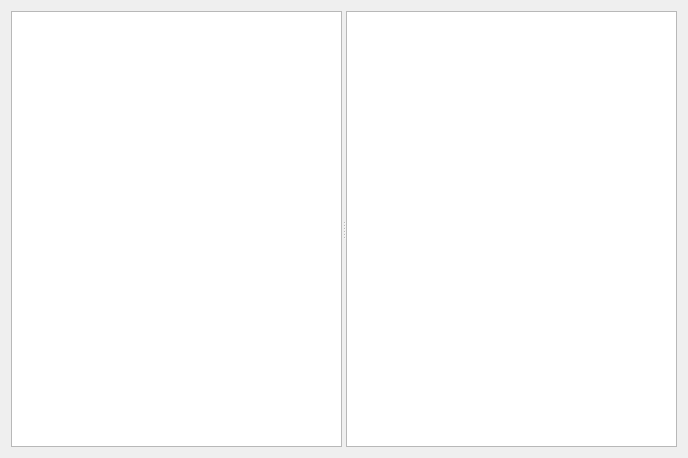
<?xml version="1.0" encoding="UTF-8"?>
<ui version="4.0">
 <class>Dialog</class>
 <widget class="QDialog" name="Dialog">
  <property name="geometry">
   <rect>
    <x>0</x>
    <y>0</y>
    <width>688</width>
    <height>458</height>
   </rect>
  </property>
  <property name="windowTitle">
   <string>Dialog</string>
  </property>
  <layout class="QVBoxLayout" name="verticalLayout">
   <item>
    <widget class="QSplitter" name="splitter">
     <property name="orientation">
      <enum>Qt::Horizontal</enum>
     </property>
     <widget class="QTreeView" name="treeView"/>
     <widget class="QListWidget" name="listWidget"/>
    </widget>
   </item>
  </layout>
 </widget>
 <resources/>
 <connections/>
</ui>
